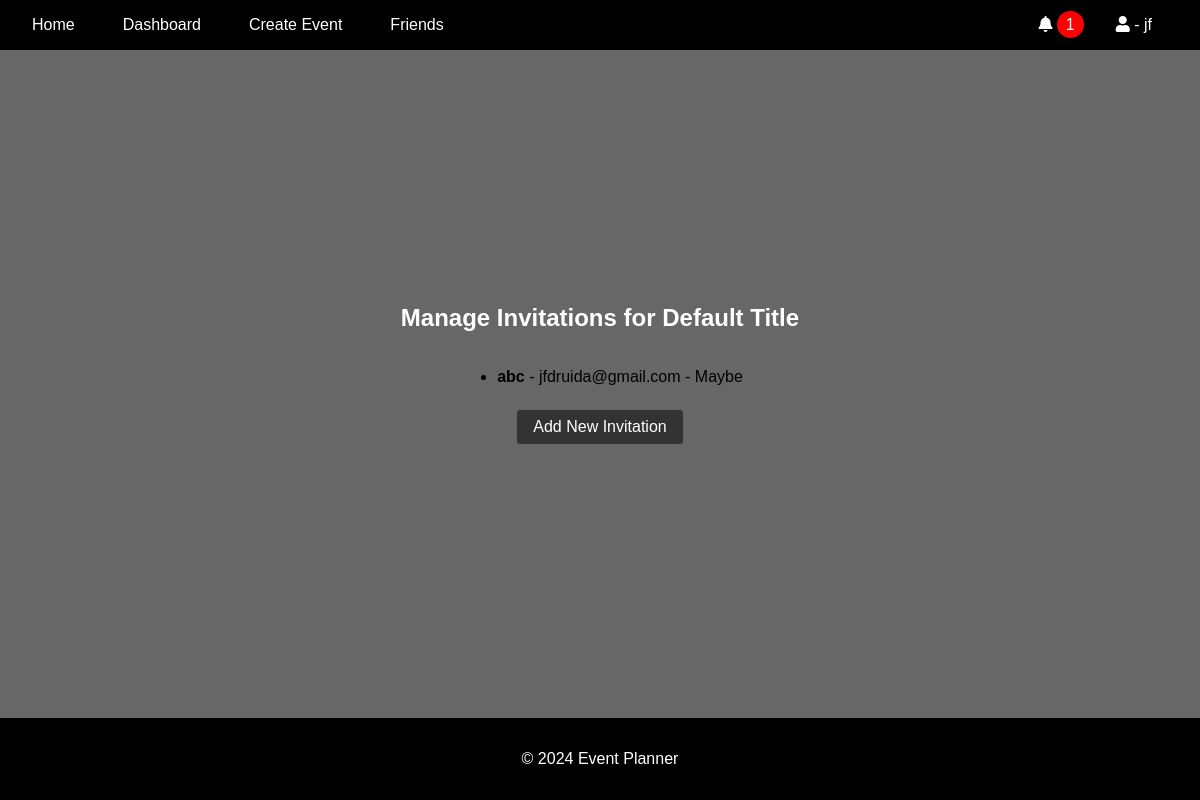
/invitations/manage/100/ (signed in), run on an earlier commit of the app's database.
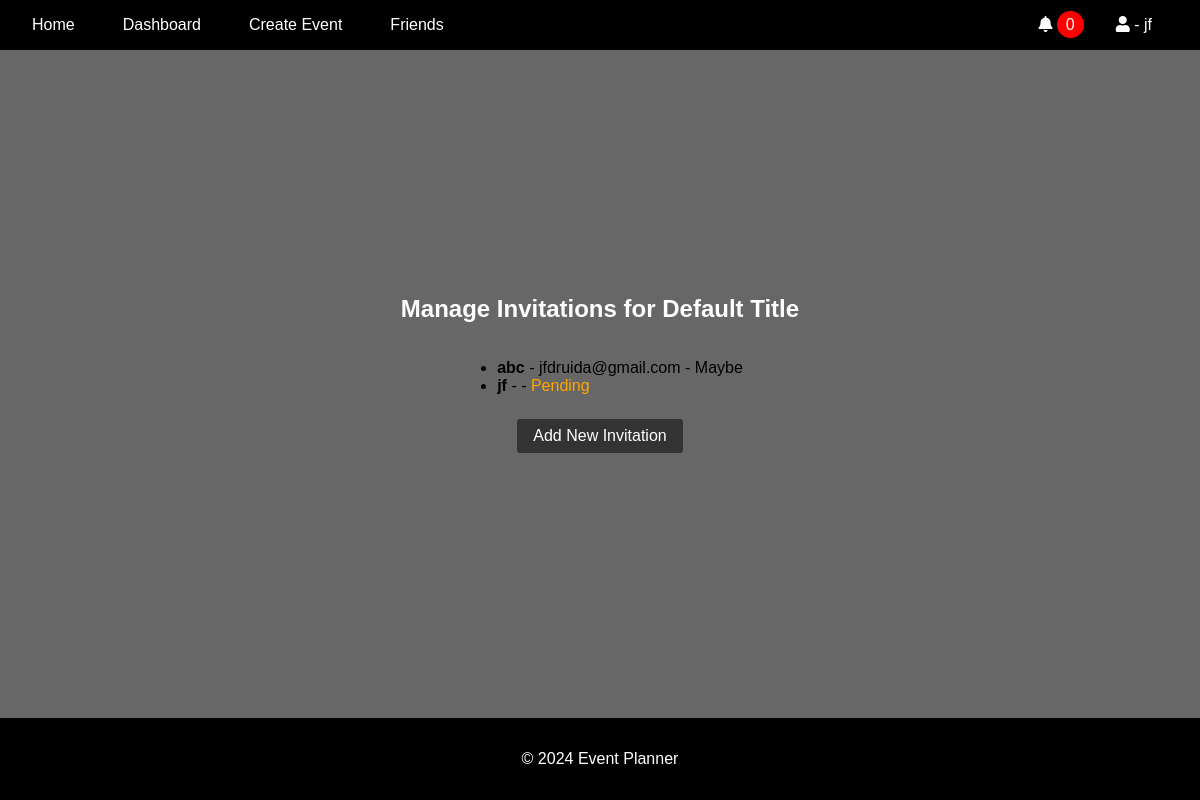
And on a later commit of the database.
### invitations/models.py (models this page shows, shortened)
class Invitation(models.Model):
    STATUS_CHOICES = [
        ("Pending", "Pending"),
        ("Accepted", "Accepted"),
        ("Declined", "Declined"),
    ]
    event = models.ForeignKey(
        Event, on_delete=models.CASCADE, related_name="invitations"
    )
    user = models.ForeignKey(User, on_delete=models.CASCADE)
    status = models.CharField(
        max_length=20, choices=STATUS_CHOICES, default="Pending"
    )
    suggested_date = models.DateTimeField(null=True, blank=True)
    read = models.BooleanField(default=False)
    created_at = models.DateTimeField(auto_now_add=True)
    updated_at = models.DateTimeField(auto_now=True)

### invitations/views.py (the view)
@login_required
def manage_invitations(request, event_id):
    event = get_object_or_404(Event, id=event_id)
    if event.created_by != request.user:
        return redirect("dashboard")
    invitations = Invitation.objects.filter(event=event).select_related("user")
    return render(
        request,
        "invitations/manage_invitations.html",
        {"event": event, "invitations": invitations},
    )

### notifications/context_processors.py (called while the page is built)
def notifications(request):
    if request.user.is_authenticated:
        all_unread_notifications = Notification.objects.filter(
            user=request.user, read=False
        ).order_by("-created_at")
        unread_count = all_unread_notifications.count()
        recent_unread_notifications = all_unread_notifications[:8]
        return {
            "recent_unread_notifications": recent_unread_notifications,
            "unread_count": unread_count,
        }
    return {}

### templates/invitations/manage_invitations.html (shortened to what this page needs)
{% extends 'base.html' %}
{% block content %}
<h2 style="text-align: center; color: white;">Manage Invitations for {{ event.title }}</h2>
<div class="invitation-list">
    <ul>
        {% for invitation in invitations %}
        <li>
            <strong>{{ invitation.user.username }}</strong> - {{ invitation.user.email }} - <span class="status {{ invitation.status|lower }}">{{ invitation.status }}</span>
        </li>
        {% empty %}
        <li>No invitations found.</li>
        {% endfor %}
    </ul>
</div>
<a href="{% url 'create_invitation' event.id %}" class="add-btn">Add New Invitation</a>
{% endblock %}

### templates/base.html (shortened to what this page needs)
<!DOCTYPE html>
<html lang="en">
<head>
    {% load static %}
    <link rel="stylesheet" href="{% static 'css/styles.css' %}">
    <link rel="stylesheet" href="https://cdnjs.cloudflare.com/ajax/libs/font-awesome/5.15.4/css/all.min.css">
    <link rel="stylesheet" href="https://cdnjs.cloudflare.com/ajax/libs/fullcalendar/3.10.2/fullcalendar.min.css" />
</head>
<body>
    <header>
        <nav class="navbar">
            <ul class="nav-links">
                <li><a href="{% url 'home' %}" class="{% if request.resolver_match.url_name == 'home' %}active{% endif %}">Home</a></li>
                {% if user.is_authenticated %}
                    <li><a href="{% url 'dashboard' %}" class="{% if request.resolver_match.url_name == 'dashboard' %}active{% endif %}">Dashboard</a></li>
                    <li><a href="{% url 'create_event' %}" class="{% if request.resolver_match.url_name == 'create_event' %}active{% endif %}">Create Event</a></li>
                    <li><a href="#" class="logout-btn">Friends</a></li>
                {% else %}
                    <li><a href="{% url 'account_login' %}" class="{% if request.resolver_match.url_name == 'account_login' %}active{% endif %}">Login</a></li>
                    <li><a href="{% url 'account_signup' %}" class="{% if request.resolver_match.url_name == 'account_signup' %}active{% endif %}">Sign Up</a></li>
                {% endif %}
            </ul>
            {% if user.is_authenticated %}
                <ul class="nav-links">
                    <div class="user-info">
                        <div class="dropdown">
                            <i class="fas fa-bell" id="notificationBell"></i>
                            <span class="notification-count" id="notificationCount">{{ unread_count }}</span>
                        </div>
                    </div>
                    <li class="profile-dropdown">
                        <a href="#" id="profileLink" class="{% if request.resolver_match.url_name == 'profile' %}active{% endif %}">
                            <i class="fas fa-user" id="userProfileIcon"></i> - {{ user }}
                        </a>
                    </li>
                </ul>
            {% endif %}
        </nav>
    </header>
    <main>
        {% block content %}{% endblock %}
    </main>
    <footer>
        <p>&copy; 2024 Event Planner</p>
    </footer>
</body>
</html>

What changed in the data, as far as the page shows it:
added Invitation: user.username "jf", status "Pending"
Also different on the page:
{{ unread_count }}: "1" → "0"
